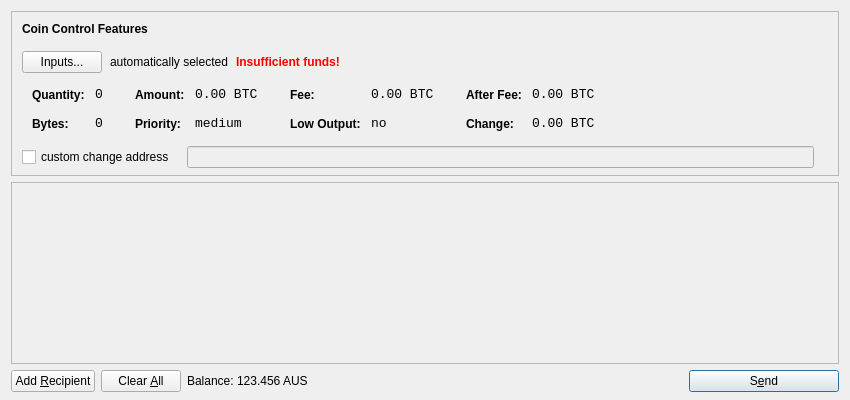
<?xml version="1.0" encoding="UTF-8"?>
<ui version="4.0">
 <class>SendCoinsDialog</class>
 <widget class="QDialog" name="SendCoinsDialog">
  <property name="geometry">
   <rect>
    <x>0</x>
    <y>0</y>
    <width>850</width>
    <height>400</height>
   </rect>
  </property>
  <property name="windowTitle">
   <string>Send Coins</string>
  </property>
  <layout class="QVBoxLayout" name="verticalLayout" stretch="0,1,0">
   <property name="bottomMargin">
    <number>8</number>
   </property>
   <item>
    <widget class="QFrame" name="frameCoinControl">
     <property name="sizePolicy">
      <sizepolicy hsizetype="Expanding" vsizetype="Expanding">
       <horstretch>0</horstretch>
       <verstretch>0</verstretch>
      </sizepolicy>
     </property>
     <property name="maximumSize">
      <size>
       <width>16777215</width>
       <height>16777215</height>
      </size>
     </property>
     <property name="frameShape">
      <enum>QFrame::StyledPanel</enum>
     </property>
     <property name="frameShadow">
      <enum>QFrame::Sunken</enum>
     </property>
     <layout class="QVBoxLayout" name="verticalLayoutCoinControl2">
      <property name="spacing">
       <number>-1</number>
      </property>
      <property name="leftMargin">
       <number>0</number>
      </property>
      <property name="topMargin">
       <number>0</number>
      </property>
      <property name="rightMargin">
       <number>0</number>
      </property>
      <property name="bottomMargin">
       <number>6</number>
      </property>
      <item>
       <layout class="QVBoxLayout" name="verticalLayoutCoinControl" stretch="0,0,0,0,1">
        <property name="spacing">
         <number>0</number>
        </property>
        <property name="leftMargin">
         <number>10</number>
        </property>
        <property name="topMargin">
         <number>10</number>
        </property>
        <item>
         <layout class="QHBoxLayout" name="horizontalLayoutCoinControl1">
          <property name="bottomMargin">
           <number>15</number>
          </property>
          <item>
           <widget class="QLabel" name="labelCoinControlFeatures">
            <property name="sizePolicy">
             <sizepolicy hsizetype="Preferred" vsizetype="Maximum">
              <horstretch>0</horstretch>
              <verstretch>0</verstretch>
             </sizepolicy>
            </property>
            <property name="font">
             <font>
              <weight>75</weight>
              <bold>true</bold>
             </font>
            </property>
            <property name="styleSheet">
             <string notr="true">font-weight:bold;</string>
            </property>
            <property name="text">
             <string>Coin Control Features</string>
            </property>
           </widget>
          </item>
         </layout>
        </item>
        <item>
         <layout class="QHBoxLayout" name="horizontalLayoutCoinControl2" stretch="0,0,0,0">
          <property name="spacing">
           <number>8</number>
          </property>
          <property name="bottomMargin">
           <number>10</number>
          </property>
          <item>
           <widget class="QPushButton" name="pushButtonCoinControl">
            <property name="styleSheet">
             <string notr="true"/>
            </property>
            <property name="text">
             <string>Inputs...</string>
            </property>
           </widget>
          </item>
          <item>
           <widget class="QLabel" name="labelCoinControlAutomaticallySelected">
            <property name="text">
             <string>automatically selected</string>
            </property>
            <property name="margin">
             <number>5</number>
            </property>
           </widget>
          </item>
          <item>
           <widget class="QLabel" name="labelCoinControlInsuffFunds">
            <property name="font">
             <font>
              <weight>75</weight>
              <bold>true</bold>
             </font>
            </property>
            <property name="styleSheet">
             <string notr="true">color:red;font-weight:bold;</string>
            </property>
            <property name="text">
             <string>Insufficient funds!</string>
            </property>
            <property name="margin">
             <number>5</number>
            </property>
           </widget>
          </item>
          <item>
           <spacer name="horizontalSpacerCoinControl">
            <property name="orientation">
             <enum>Qt::Horizontal</enum>
            </property>
            <property name="sizeHint" stdset="0">
             <size>
              <width>40</width>
              <height>1</height>
             </size>
            </property>
           </spacer>
          </item>
         </layout>
        </item>
        <item>
         <widget class="QWidget" name="widgetCoinControl" native="true">
          <property name="sizePolicy">
           <sizepolicy hsizetype="Preferred" vsizetype="Preferred">
            <horstretch>0</horstretch>
            <verstretch>0</verstretch>
           </sizepolicy>
          </property>
          <property name="minimumSize">
           <size>
            <width>0</width>
            <height>0</height>
           </size>
          </property>
          <property name="styleSheet">
           <string notr="true"/>
          </property>
          <layout class="QHBoxLayout" name="horizontalLayoutCoinControl5">
           <property name="margin">
            <number>0</number>
           </property>
           <item>
            <layout class="QHBoxLayout" name="horizontalLayoutCoinControl3" stretch="0,0,0,1">
             <property name="spacing">
              <number>20</number>
             </property>
             <property name="topMargin">
              <number>0</number>
             </property>
             <property name="bottomMargin">
              <number>10</number>
             </property>
             <item>
              <layout class="QFormLayout" name="formLayoutCoinControl1">
               <property name="horizontalSpacing">
                <number>10</number>
               </property>
               <property name="verticalSpacing">
                <number>14</number>
               </property>
               <property name="leftMargin">
                <number>10</number>
               </property>
               <property name="topMargin">
                <number>4</number>
               </property>
               <property name="rightMargin">
                <number>6</number>
               </property>
               <item row="0" column="0">
                <widget class="QLabel" name="labelCoinControlQuantityText">
                 <property name="styleSheet">
                  <string notr="true">font-weight:bold;</string>
                 </property>
                 <property name="text">
                  <string>Quantity:</string>
                 </property>
                 <property name="margin">
                  <number>0</number>
                 </property>
                </widget>
               </item>
               <item row="0" column="1">
                <widget class="QLabel" name="labelCoinControlQuantity">
                 <property name="font">
                  <font>
                   <family>Monospace</family>
                   <pointsize>10</pointsize>
                  </font>
                 </property>
                 <property name="cursor">
                  <cursorShape>IBeamCursor</cursorShape>
                 </property>
                 <property name="contextMenuPolicy">
                  <enum>Qt::ActionsContextMenu</enum>
                 </property>
                 <property name="text">
                  <string notr="true">0</string>
                 </property>
                 <property name="margin">
                  <number>0</number>
                 </property>
                 <property name="textInteractionFlags">
                  <set>Qt::LinksAccessibleByMouse|Qt::TextSelectableByKeyboard|Qt::TextSelectableByMouse</set>
                 </property>
                </widget>
               </item>
               <item row="1" column="0">
                <widget class="QLabel" name="labelCoinControlBytesText">
                 <property name="styleSheet">
                  <string notr="true">font-weight:bold;</string>
                 </property>
                 <property name="text">
                  <string>Bytes:</string>
                 </property>
                </widget>
               </item>
               <item row="1" column="1">
                <widget class="QLabel" name="labelCoinControlBytes">
                 <property name="font">
                  <font>
                   <family>Monospace</family>
                   <pointsize>10</pointsize>
                  </font>
                 </property>
                 <property name="cursor">
                  <cursorShape>IBeamCursor</cursorShape>
                 </property>
                 <property name="contextMenuPolicy">
                  <enum>Qt::ActionsContextMenu</enum>
                 </property>
                 <property name="text">
                  <string notr="true">0</string>
                 </property>
                 <property name="textInteractionFlags">
                  <set>Qt::LinksAccessibleByMouse|Qt::TextSelectableByKeyboard|Qt::TextSelectableByMouse</set>
                 </property>
                </widget>
               </item>
              </layout>
             </item>
             <item>
              <layout class="QFormLayout" name="formLayoutCoinControl2">
               <property name="horizontalSpacing">
                <number>10</number>
               </property>
               <property name="verticalSpacing">
                <number>14</number>
               </property>
               <property name="leftMargin">
                <number>6</number>
               </property>
               <property name="topMargin">
                <number>4</number>
               </property>
               <property name="rightMargin">
                <number>6</number>
               </property>
               <item row="0" column="0">
                <widget class="QLabel" name="labelCoinControlAmountText">
                 <property name="styleSheet">
                  <string notr="true">font-weight:bold;</string>
                 </property>
                 <property name="text">
                  <string>Amount:</string>
                 </property>
                 <property name="margin">
                  <number>0</number>
                 </property>
                </widget>
               </item>
               <item row="0" column="1">
                <widget class="QLabel" name="labelCoinControlAmount">
                 <property name="font">
                  <font>
                   <family>Monospace</family>
                   <pointsize>10</pointsize>
                  </font>
                 </property>
                 <property name="cursor">
                  <cursorShape>IBeamCursor</cursorShape>
                 </property>
                 <property name="contextMenuPolicy">
                  <enum>Qt::ActionsContextMenu</enum>
                 </property>
                 <property name="text">
                  <string notr="true">0.00 BTC</string>
                 </property>
                 <property name="textInteractionFlags">
                  <set>Qt::LinksAccessibleByMouse|Qt::TextSelectableByKeyboard|Qt::TextSelectableByMouse</set>
                 </property>
                </widget>
               </item>
               <item row="1" column="0">
                <widget class="QLabel" name="labelCoinControlPriorityText">
                 <property name="styleSheet">
                  <string notr="true">font-weight:bold;</string>
                 </property>
                 <property name="text">
                  <string>Priority:</string>
                 </property>
                </widget>
               </item>
               <item row="1" column="1">
                <widget class="QLabel" name="labelCoinControlPriority">
                 <property name="font">
                  <font>
                   <family>Monospace</family>
                   <pointsize>10</pointsize>
                  </font>
                 </property>
                 <property name="cursor">
                  <cursorShape>IBeamCursor</cursorShape>
                 </property>
                 <property name="contextMenuPolicy">
                  <enum>Qt::ActionsContextMenu</enum>
                 </property>
                 <property name="text">
                  <string>medium</string>
                 </property>
                 <property name="textInteractionFlags">
                  <set>Qt::LinksAccessibleByMouse|Qt::TextSelectableByKeyboard|Qt::TextSelectableByMouse</set>
                 </property>
                </widget>
               </item>
              </layout>
             </item>
             <item>
              <layout class="QFormLayout" name="formLayoutCoinControl3">
               <property name="horizontalSpacing">
                <number>10</number>
               </property>
               <property name="verticalSpacing">
                <number>14</number>
               </property>
               <property name="leftMargin">
                <number>6</number>
               </property>
               <property name="topMargin">
                <number>4</number>
               </property>
               <property name="rightMargin">
                <number>6</number>
               </property>
               <item row="0" column="0">
                <widget class="QLabel" name="labelCoinControlFeeText">
                 <property name="styleSheet">
                  <string notr="true">font-weight:bold;</string>
                 </property>
                 <property name="text">
                  <string>Fee:</string>
                 </property>
                 <property name="margin">
                  <number>0</number>
                 </property>
                </widget>
               </item>
               <item row="0" column="1">
                <widget class="QLabel" name="labelCoinControlFee">
                 <property name="font">
                  <font>
                   <family>Monospace</family>
                   <pointsize>10</pointsize>
                  </font>
                 </property>
                 <property name="cursor">
                  <cursorShape>IBeamCursor</cursorShape>
                 </property>
                 <property name="contextMenuPolicy">
                  <enum>Qt::ActionsContextMenu</enum>
                 </property>
                 <property name="text">
                  <string notr="true">0.00 BTC</string>
                 </property>
                 <property name="textInteractionFlags">
                  <set>Qt::LinksAccessibleByMouse|Qt::TextSelectableByKeyboard|Qt::TextSelectableByMouse</set>
                 </property>
                </widget>
               </item>
               <item row="1" column="0">
                <widget class="QLabel" name="labelCoinControlLowOutputText">
                 <property name="styleSheet">
                  <string notr="true">font-weight:bold;</string>
                 </property>
                 <property name="text">
                  <string>Low Output:</string>
                 </property>
                </widget>
               </item>
               <item row="1" column="1">
                <widget class="QLabel" name="labelCoinControlLowOutput">
                 <property name="font">
                  <font>
                   <family>Monospace</family>
                   <pointsize>10</pointsize>
                  </font>
                 </property>
                 <property name="cursor">
                  <cursorShape>IBeamCursor</cursorShape>
                 </property>
                 <property name="contextMenuPolicy">
                  <enum>Qt::ActionsContextMenu</enum>
                 </property>
                 <property name="text">
                  <string>no</string>
                 </property>
                 <property name="textInteractionFlags">
                  <set>Qt::LinksAccessibleByMouse|Qt::TextSelectableByKeyboard|Qt::TextSelectableByMouse</set>
                 </property>
                </widget>
               </item>
              </layout>
             </item>
             <item>
              <layout class="QFormLayout" name="formLayoutCoinControl4">
               <property name="horizontalSpacing">
                <number>10</number>
               </property>
               <property name="verticalSpacing">
                <number>14</number>
               </property>
               <property name="leftMargin">
                <number>6</number>
               </property>
               <property name="topMargin">
                <number>4</number>
               </property>
               <property name="rightMargin">
                <number>6</number>
               </property>
               <item row="0" column="0">
                <widget class="QLabel" name="labelCoinControlAfterFeeText">
                 <property name="styleSheet">
                  <string notr="true">font-weight:bold;</string>
                 </property>
                 <property name="text">
                  <string>After Fee:</string>
                 </property>
                 <property name="margin">
                  <number>0</number>
                 </property>
                </widget>
               </item>
               <item row="0" column="1">
                <widget class="QLabel" name="labelCoinControlAfterFee">
                 <property name="font">
                  <font>
                   <family>Monospace</family>
                   <pointsize>10</pointsize>
                  </font>
                 </property>
                 <property name="cursor">
                  <cursorShape>IBeamCursor</cursorShape>
                 </property>
                 <property name="contextMenuPolicy">
                  <enum>Qt::ActionsContextMenu</enum>
                 </property>
                 <property name="text">
                  <string notr="true">0.00 BTC</string>
                 </property>
                 <property name="textInteractionFlags">
                  <set>Qt::LinksAccessibleByMouse|Qt::TextSelectableByKeyboard|Qt::TextSelectableByMouse</set>
                 </property>
                </widget>
               </item>
               <item row="1" column="0">
                <widget class="QLabel" name="labelCoinControlChangeText">
                 <property name="styleSheet">
                  <string notr="true">font-weight:bold;</string>
                 </property>
                 <property name="text">
                  <string>Change:</string>
                 </property>
                </widget>
               </item>
               <item row="1" column="1">
                <widget class="QLabel" name="labelCoinControlChange">
                 <property name="font">
                  <font>
                   <family>Monospace</family>
                   <pointsize>10</pointsize>
                  </font>
                 </property>
                 <property name="cursor">
                  <cursorShape>IBeamCursor</cursorShape>
                 </property>
                 <property name="contextMenuPolicy">
                  <enum>Qt::ActionsContextMenu</enum>
                 </property>
                 <property name="text">
                  <string notr="true">0.00 BTC</string>
                 </property>
                 <property name="textInteractionFlags">
                  <set>Qt::LinksAccessibleByMouse|Qt::TextSelectableByKeyboard|Qt::TextSelectableByMouse</set>
                 </property>
                </widget>
               </item>
              </layout>
             </item>
            </layout>
           </item>
          </layout>
         </widget>
        </item>
        <item>
         <layout class="QHBoxLayout" name="horizontalLayoutCoinControl4" stretch="0,0,0">
          <property name="spacing">
           <number>12</number>
          </property>
          <property name="sizeConstraint">
           <enum>QLayout::SetDefaultConstraint</enum>
          </property>
          <property name="topMargin">
           <number>5</number>
          </property>
          <property name="rightMargin">
           <number>5</number>
          </property>
          <item>
           <widget class="QCheckBox" name="checkBoxCoinControlChange">
            <property name="text">
             <string>custom change address</string>
            </property>
           </widget>
          </item>
          <item>
           <widget class="QLineEdit" name="lineEditCoinControlChange">
            <property name="enabled">
             <bool>false</bool>
            </property>
            <property name="sizePolicy">
             <sizepolicy hsizetype="Expanding" vsizetype="Fixed">
              <horstretch>0</horstretch>
              <verstretch>0</verstretch>
             </sizepolicy>
            </property>
           </widget>
          </item>
          <item>
           <widget class="QLabel" name="labelCoinControlChangeLabel">
            <property name="sizePolicy">
             <sizepolicy hsizetype="Preferred" vsizetype="Expanding">
              <horstretch>0</horstretch>
              <verstretch>0</verstretch>
             </sizepolicy>
            </property>
            <property name="minimumSize">
             <size>
              <width>0</width>
              <height>0</height>
             </size>
            </property>
            <property name="text">
             <string/>
            </property>
            <property name="margin">
             <number>3</number>
            </property>
           </widget>
          </item>
         </layout>
        </item>
        <item>
         <spacer name="verticalSpacerCoinControl">
          <property name="orientation">
           <enum>Qt::Vertical</enum>
          </property>
          <property name="sizeHint" stdset="0">
           <size>
            <width>800</width>
            <height>1</height>
           </size>
          </property>
         </spacer>
        </item>
       </layout>
      </item>
     </layout>
    </widget>
   </item>
   <item>
    <widget class="QScrollArea" name="scrollArea">
     <property name="widgetResizable">
      <bool>true</bool>
     </property>
     <widget class="QWidget" name="scrollAreaWidgetContents">
      <property name="geometry">
       <rect>
        <x>0</x>
        <y>0</y>
        <width>830</width>
        <height>165</height>
       </rect>
      </property>
      <layout class="QVBoxLayout" name="verticalLayout_2">
       <property name="margin">
        <number>0</number>
       </property>
       <item>
        <layout class="QVBoxLayout" name="entries">
         <property name="spacing">
          <number>6</number>
         </property>
        </layout>
       </item>
       <item>
        <spacer name="verticalSpacer">
         <property name="orientation">
          <enum>Qt::Vertical</enum>
         </property>
         <property name="sizeHint" stdset="0">
          <size>
           <width>20</width>
           <height>40</height>
          </size>
         </property>
        </spacer>
       </item>
      </layout>
     </widget>
    </widget>
   </item>
   <item>
    <layout class="QHBoxLayout" name="horizontalLayout">
     <item>
      <widget class="QPushButton" name="addButton">
       <property name="toolTip">
        <string>Send to multiple recipients at once</string>
       </property>
       <property name="text">
        <string>Add &amp;Recipient</string>
       </property>
       <property name="icon">
        <iconset resource="../bitcoin.qrc">
         <normaloff>:/icons/add</normaloff>:/icons/add</iconset>
       </property>
       <property name="autoDefault">
        <bool>false</bool>
       </property>
      </widget>
     </item>
     <item>
      <widget class="QPushButton" name="clearButton">
       <property name="sizePolicy">
        <sizepolicy hsizetype="Minimum" vsizetype="Fixed">
         <horstretch>0</horstretch>
         <verstretch>0</verstretch>
        </sizepolicy>
       </property>
       <property name="toolTip">
        <string>Remove all transaction fields</string>
       </property>
       <property name="text">
        <string>Clear &amp;All</string>
       </property>
       <property name="icon">
        <iconset resource="../bitcoin.qrc">
         <normaloff>:/icons/remove</normaloff>:/icons/remove</iconset>
       </property>
       <property name="autoRepeatDelay">
        <number>300</number>
       </property>
       <property name="autoDefault">
        <bool>false</bool>
       </property>
      </widget>
     </item>
     <item>
      <layout class="QHBoxLayout" name="horizontalLayout_2">
       <property name="spacing">
        <number>3</number>
       </property>
       <item>
        <widget class="QLabel" name="label">
         <property name="text">
          <string>Balance:</string>
         </property>
        </widget>
       </item>
       <item>
        <widget class="QLabel" name="labelBalance">
         <property name="cursor">
          <cursorShape>IBeamCursor</cursorShape>
         </property>
         <property name="text">
          <string>123.456 AUS</string>
         </property>
         <property name="textInteractionFlags">
          <set>Qt::LinksAccessibleByMouse|Qt::TextSelectableByKeyboard|Qt::TextSelectableByMouse</set>
         </property>
        </widget>
       </item>
      </layout>
     </item>
     <item>
      <spacer name="horizontalSpacer">
       <property name="orientation">
        <enum>Qt::Horizontal</enum>
       </property>
       <property name="sizeHint" stdset="0">
        <size>
         <width>40</width>
         <height>20</height>
        </size>
       </property>
      </spacer>
     </item>
     <item>
      <widget class="QPushButton" name="sendButton">
       <property name="minimumSize">
        <size>
         <width>150</width>
         <height>0</height>
        </size>
       </property>
       <property name="toolTip">
        <string>Confirm the send action</string>
       </property>
       <property name="text">
        <string>S&amp;end</string>
       </property>
       <property name="icon">
        <iconset resource="../bitcoin.qrc">
         <normaloff>:/icons/send</normaloff>:/icons/send</iconset>
       </property>
       <property name="default">
        <bool>true</bool>
       </property>
      </widget>
     </item>
    </layout>
   </item>
  </layout>
 </widget>
 <resources>
  <include location="../bitcoin.qrc"/>
 </resources>
 <connections/>
</ui>
